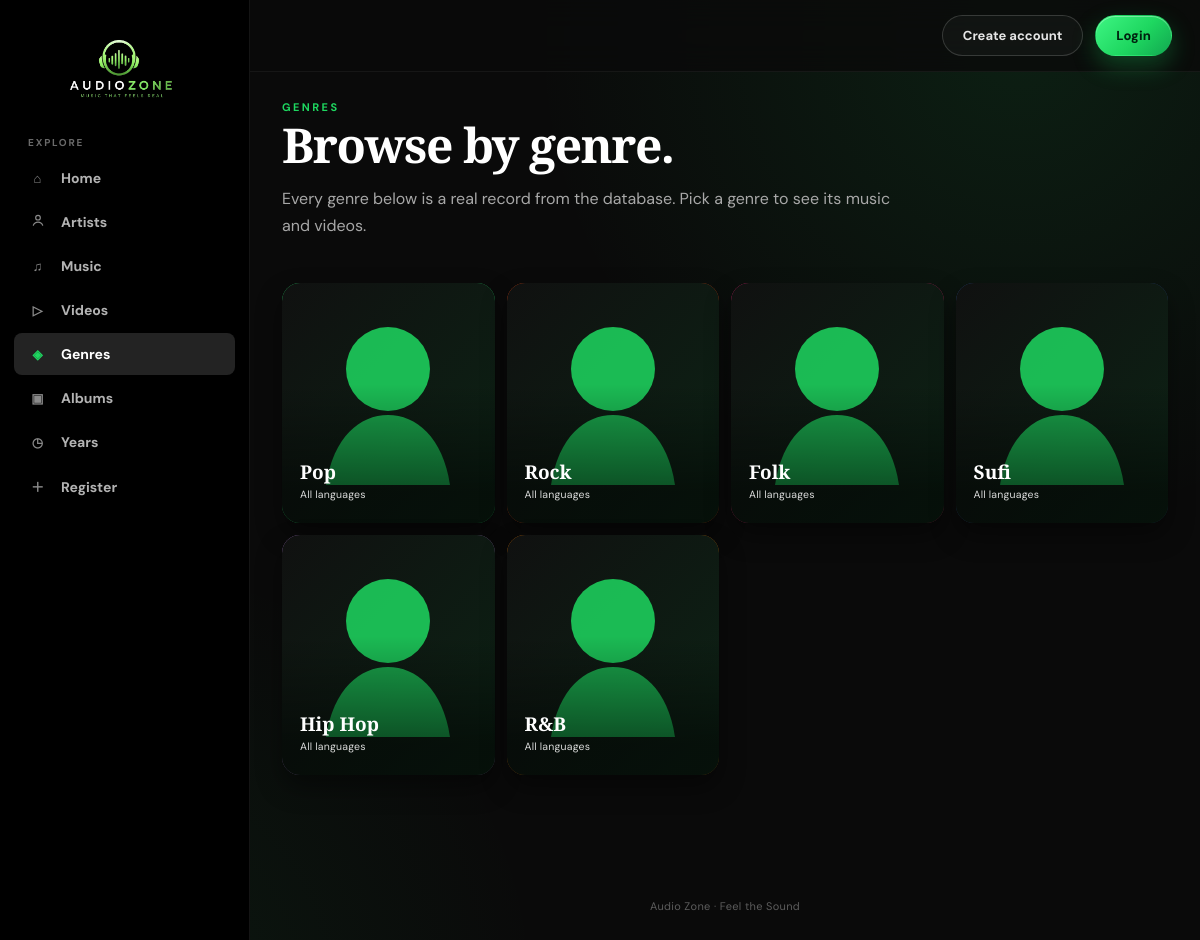
/genres.php, run on the app's committed database.
### tables this page shows
CREATE TABLE `genre` (
  `genre_id` int(11) NOT NULL,
  `genre_name` varchar(100) NOT NULL,
  `image` varchar(255) DEFAULT NULL
);

### genres.php (the view, shortened to what this page needs)
<?php
include_once './config.php';
include_once 'includes/header.php';
?>
      <section class="page">
        <div class="page-heading">
          <div>
            <div class="eyebrow">Genres</div>
            <h1>Browse by genre.</h1>
            <p>
              Every genre below is a real record from the database. Pick a genre to see its music
              and videos.
            </p>
          </div>
        </div>
        <div class="genre-grid">
          <?php
          $genreQuery = "SELECT genre_id, genre_name, image
                         FROM genre
                         WHERE genre_name IS NOT NULL AND genre_name != ''
                         ORDER BY genre_id ASC";
          $genreResult = mysqli_query($conn, $genreQuery);
          if ($genreResult && mysqli_num_rows($genreResult) > 0) {
              while ($genre = mysqli_fetch_assoc($genreResult)) {
                  $genreName = $genre['genre_name'];
                  $genreImage = $genre['image'] ?: 'assets/images/artist-placeholder.svg';
          ?>
            <a class="genre-chip" href="genre.php?genre=<?= rawurlencode($genreName); ?>">
              <img
                class="genre-art"
                src="<?= htmlspecialchars($genreImage); ?>"
                alt=""
                onerror="this.src='assets/images/artist-placeholder.svg'">
              <strong><?= htmlspecialchars($genreName); ?></strong><span>All languages</span>
            </a>
          <?php
              }
          } else {
          ?>
            <div class="empty">No genre records found in the database.</div>
          <?php } ?>
        </div>
      </section>
<?php
include_once 'includes/footer.php';
?>

### assets/style.css (style rules this page uses)
:root { --bg: #0a0a0a; --surface: #161616; --surface-2: #181818; --surface-3: #232323; --line: rgba(255, 255, 255, .08); --line-soft: rgba(255, 255, 255, .05); --accent: #1ed760; --accent-2: #12a750; --accent-soft: #c9ffdd; --cream: #ffffff; --muted: #b3b3b3; --dim: #888888; --shadow: 0 26px 60px rgba(0, 0, 0, .55); --shadow-sm: 0 10px 26px rgba(0, 0, 0, .4); --glow: 0 0 0 1px rgba(30, 215, 96, .18), 0 16px 40px rgba(30, 215, 96, .12); --sidebar: 250px; --radius: 16px; --radius-sm: 10px; }
* { box-sizing: border-box; }
html { scroll-behavior: smooth; }
body { margin: 0; background: radial-gradient(circle at 85% 4%, rgba(30, 215, 96, .10), transparent 34%), radial-gradient(circle at 8% 96%, rgba(30, 215, 96, .07), transparent 30%), var(--bg); color: var(--cream); font-family: "DM Sans", system-ui, sans-serif; -webkit-font-smoothing: antialiased; }
a { color: inherit; text-decoration: none; }
img { max-width: 100%; display: block; }
.page { padding: 28px 32px; max-width: 1520px; margin: 0 auto; }
.eyebrow { color: var(--accent); font-size: 11px; letter-spacing: .22em; text-transform: uppercase; font-weight: 700; }
.hero h1, .page-heading h1 { font-family: "Playfair Display", Georgia, serif; font-weight: 700; letter-spacing: -.03em; font-size: clamp(42px, 5vw, 72px); line-height: .97; margin: 15px 0; }
.genre-grid { display: grid; grid-template-columns: repeat(7, 1fr); gap: 12px; }
.genre-chip { position: relative; padding: 20px 16px; text-align: left; border: 0; border-radius: 16px; color: #fff; transition: .25s cubic-bezier(.2, .8, .3, 1); overflow: hidden; min-height: 128px; display: flex; flex-direction: column; justify-content: flex-end; box-shadow: 0 10px 24px rgba(0, 0, 0, .4); }
.genre-chip:has(.genre-art) { padding: 22px 18px; border-radius: 18px; min-height: 240px; box-shadow: 0 12px 26px rgba(0, 0, 0, .42); }
.genre-art { position: absolute; left: 0; right: 0; top: 0; width: 100%; height: 100%; object-fit: cover; object-position: center; pointer-events: none; z-index: 0; transition: .3s cubic-bezier(.2, .8, .3, 1); }
.genre-chip:has(.genre-art):after { content: ""; position: absolute; left: 0; right: 0; bottom: 0; height: 58%; background: linear-gradient(180deg, transparent, rgba(0, 0, 0, .52) 78%); pointer-events: none; }
.genre-chip strong { display: block; font-family: "Playfair Display", Georgia, serif; font-size: 19px; margin-bottom: 3px; font-weight: 700; position: relative; z-index: 1; }
.genre-chip span { font-size: 10.5px; color: rgba(255, 255, 255, .85); letter-spacing: .02em; position: relative; z-index: 1; }
.genre-chip:nth-of-type(7n+1) { background: linear-gradient(140deg, #28e06e, #0e7a38); }
.genre-chip:nth-of-type(7n+2) { background: linear-gradient(140deg, #f0490f, #8a1f00); }
.genre-chip:nth-of-type(7n+3) { background: linear-gradient(140deg, #f0227a, #7c0a32); }
.genre-chip:nth-of-type(7n+4) { background: linear-gradient(140deg, #2c4c8f, #0f1a36); }
.genre-chip:nth-of-type(7n+5) { background: linear-gradient(140deg, #a577c9, #4c3861); }
.genre-chip:nth-of-type(7n+6) { background: linear-gradient(140deg, #e07600, #6b3300); }
.page-heading { margin-bottom: 28px; display: flex; justify-content: space-between; align-items: end; gap: 20px; }
.page-heading h1 { font-size: 48px; margin: 8px 0 0; }
.page-heading p { max-width: 620px; color: #a8a8a8; line-height: 1.7; }
@media (max-width: 1200px) { .genre-grid { grid-template-columns: repeat(4, 1fr); } }

### data on the page
genre: genre_name "Pop"
genre: genre_name "Rock"
genre: genre_name "Folk"
genre: genre_name "Sufi"
genre: genre_name "Hip Hop"
genre: genre_name "R&B"
